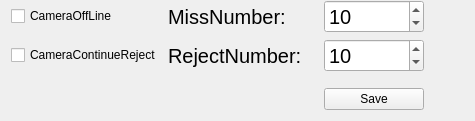
          <widget class="DHBaseWidget" name="widget_CameraSurveillance" native="true">
           <property name="sizePolicy">
            <sizepolicy hsizetype="Minimum" vsizetype="Preferred">
             <horstretch>0</horstretch>
             <verstretch>0</verstretch>
            </sizepolicy>
           </property>
           <layout class="QVBoxLayout" name="verticalLayout_18">
            <property name="topMargin">
             <number>0</number>
            </property>
            <item>
             <layout class="QVBoxLayout" name="namelayout_CameraSurveillance"/>
            </item>
            <item>
             <layout class="QHBoxLayout" name="horizontalLayout_27">
              <item>
               <layout class="QVBoxLayout" name="verticalLayout_19">
                <item>
                 <layout class="QHBoxLayout" name="horizontalLayout_28">
                  <item>
                   <widget class="QCheckBox" name="checkBox_CameraOffLine">
                    <property name="text">
                     <string>CameraOffLine</string>
                    </property>
                   </widget>
                  </item>
                  <item>
                   <widget class="QLabel" name="label_MissNumber">
                    <property name="minimumSize">
                     <size>
                      <width>150</width>
                      <height>0</height>
                     </size>
                    </property>
                    <property name="maximumSize">
                     <size>
                      <width>150</width>
                      <height>16777215</height>
                     </size>
                    </property>
                    <property name="font">
                     <font>
                      <pointsize>15</pointsize>
                     </font>
                    </property>
                    <property name="text">
                     <string>MissNumber:</string>
                    </property>
                   </widget>
                  </item>
                  <item>
                   <widget class="QSpinBox" name="spinBox_OffLineNumber">
                    <property name="minimumSize">
                     <size>
                      <width>100</width>
                      <height>0</height>
                     </size>
                    </property>
                    <property name="maximumSize">
                     <size>
                      <width>100</width>
                      <height>16777215</height>
                     </size>
                    </property>
                    <property name="font">
                     <font>
                      <pointsize>15</pointsize>
                     </font>
                    </property>
                    <property name="minimum">
                     <number>1</number>
                    </property>
                    <property name="maximum">
                     <number>999</number>
                    </property>
                    <property name="value">
                     <number>10</number>
                    </property>
                   </widget>
                  </item>
                 </layout>
                </item>
                <item>
                 <layout class="QHBoxLayout" name="horizontalLayout_30">
                  <item>
                   <widget class="QCheckBox" name="checkBox_CameraContinueReject">
                    <property name="text">
                     <string>CameraContinueReject</string>
                    </property>
                   </widget>
                  </item>
                  <item>
                   <widget class="QLabel" name="label_rejectNumber">
                    <property name="minimumSize">
                     <size>
                      <width>150</width>
                      <height>0</height>
                     </size>
                    </property>
                    <property name="maximumSize">
                     <size>
                      <width>150</width>
                      <height>16777215</height>
                     </size>
                    </property>
                    <property name="font">
                     <font>
                      <pointsize>15</pointsize>
                     </font>
                    </property>
                    <property name="text">
                     <string>RejectNumber:</string>
                    </property>
                   </widget>
                  </item>
                  <item>
                   <widget class="QSpinBox" name="spinBox_RejectNo">
                    <property name="minimumSize">
                     <size>
                      <width>100</width>
                      <height>0</height>
                     </size>
                    </property>
                    <property name="maximumSize">
                     <size>
                      <width>100</width>
                      <height>16777215</height>
                     </size>
                    </property>
                    <property name="font">
                     <font>
                      <pointsize>15</pointsize>
                     </font>
                    </property>
                    <property name="minimum">
                     <number>1</number>
                    </property>
                    <property name="maximum">
                     <number>999</number>
                    </property>
                    <property name="value">
                     <number>10</number>
                    </property>
                   </widget>
                  </item>
                 </layout>
                </item>
                <item>
                 <widget class="QWidget" name="widget_StatisErrorType_4" native="true">
                  <property name="minimumSize">
                   <size>
                    <width>0</width>
                    <height>0</height>
                   </size>
                  </property>
                  <layout class="QGridLayout" name="gridLayout_25">
                   <property name="margin">
                    <number>2</number>
                   </property>
                   <item row="0" column="0">
                    <layout class="QGridLayout" name="layoutStatisErrorType_4"/>
                   </item>
                  </layout>
                 </widget>
                </item>
                <item>
                 <layout class="QHBoxLayout" name="horizontalLayout_31">
                  <item>
                   <spacer name="horizontalSpacer_15">
                    <property name="orientation">
                     <enum>Qt::Horizontal</enum>
                    </property>
                    <property name="sizeHint" stdset="0">
                     <size>
                      <width>40</width>
                      <height>20</height>
                     </size>
                    </property>
                   </spacer>
                  </item>
                  <item>
                   <widget class="QPushButton" name="btnOK_CameraSurveillance">
                    <property name="minimumSize">
                     <size>
                      <width>100</width>
                      <height>0</height>
                     </size>
                    </property>
                    <property name="text">
                     <string>Save</string>
                    </property>
                   </widget>
                  </item>
                 </layout>
                </item>
               </layout>
              </item>
              <item>
               <spacer name="horizontalSpacer_16">
                <property name="orientation">
                 <enum>Qt::Horizontal</enum>
                </property>
                <property name="sizeHint" stdset="0">
                 <size>
                  <width>40</width>
                  <height>20</height>
                 </size>
                </property>
               </spacer>
              </item>
             </layout>
            </item>
           </layout>
          </widget>
